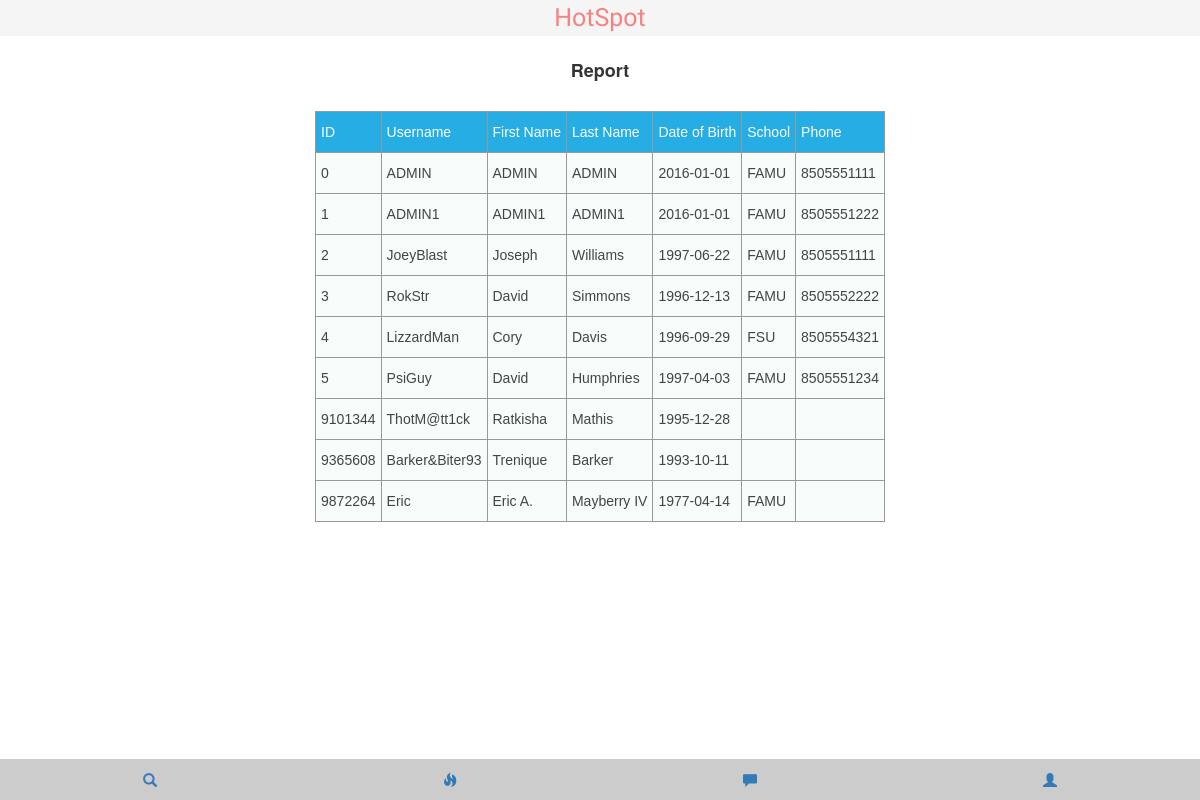
The page /admin_reportsall.php on the database its author committed.
### tables this page shows
CREATE TABLE `user` (
  `U_ID` int(7) NOT NULL,
  `U_ACCT_TYPE` char(1) NOT NULL,
  `U_USERNAME` char(255) NOT NULL,
  `U_F_NAME` char(255) NOT NULL,
  `U_L_NAME` char(255) NOT NULL,
  `U_DOB` date NOT NULL,
  `U_HOME_LAT_DEG` int(2) NOT NULL,
  `U_HOME_LAT_MIN` int(2) NOT NULL,
  `U_HOME_LAT_SEC` int(2) NOT NULL,
  `U_HOME_LONG_DEG` int(2) NOT NULL,
  `U_HOME_LONG_MIN` int(2) NOT NULL,
  `U_HOME_LONG_SEC` int(2) NOT NULL,
  `U_SCHOOL` char(255) DEFAULT NULL,
  `U_PHONE` bigint(20) DEFAULT NULL,
  `U_IMAGE` blob
);

### admin_reportsall.php (the view, shortened to what this page needs)
<?php
  include("connection.php");
		$result = mysqli_query($conn, "select * from USER" );
    include("header.php");
      echo "
      <html>
      <body>
      <head>
      <meta charset='utf-8'>
      <link rel='stylesheet' type='text/css' href='css/template.css'>
      <link rel='stylesheet' type='text/css' href='css/bootstrap-theme.min.css'>
      <meta http-equiv='X-UA-Compatible' content='IE=edge,chrome=1'>
      <meta name='viewport' content='width=device-width, initial-scale=1'>
      <script type='text/javascript' src='//cdn.jsdelivr.net/bootstrap.daterangepicker/2/daterangepicker.js'></script>
      <link rel='stylesheet' type='text/css' href='//cdn.jsdelivr.net/bootstrap.daterangepicker/2/daterangepicker.css' />
      <title>Report</title>
      </head>
      <br>
      <br>
      <br>
      <h4 align='center'><b>Report</b></h4>
      <br>
      <style type='text/css'>
     .tg  {border-collapse:collapse;border-spacing:0;border-color:#999;}
     .tg td{font-family:Arial, sans-serif;font-size:14px;padding:10px 5px;border-style:solid;border-width:1px;overflow:hidden;word-break:normal;border-color:#999;color:#444;background-color:#F7FDFA;}
     .tg th{font-family:Arial, sans-serif;font-size:14px;font-weight:normal;padding:10px 5px;border-style:solid;border-width:1px;overflow:hidden;word-break:normal;border-color:#999;color:#fff;background-color:#26ADE4;}
     .tg .tg-1oey{font-family:Impact, Charcoal, sans-serif !important;;background-color:#ffffff;color:#3531ff;vertical-align:top}
     .tg .tg-yw4l{vertical-align:top}
     .tg .tg-3we0{background-color:#ffffff;vertical-align:top}
     </style>
      <table class='tg' id= results align='center'>
      <tr>
      <th>ID</th>
      <th>Username</th>
      <th>First Name</th>
      <th>Last Name</th>
      <th>Date of Birth</th>
      <th>School</th>
      <th>Phone</th>
      </tr>";
    while ($row = mysqli_fetch_object($result)) {
       echo "<tr>";
       echo "<td contenteditable='true'>" . $row->U_ID . "</td>";
       echo "<td contenteditable='true'>" . $row->U_USERNAME . "</td>";
       echo "<td contenteditable='true'>" . $row->U_F_NAME . "</td>";
       echo "<td contenteditable='true'>" . $row->U_L_NAME . "</td>";
       echo "<td contenteditable='true'>" . $row->U_DOB . "</td>";
       echo "<td contenteditable='true'>" . $row->U_SCHOOL . "</td>";
       echo "<td contenteditable='true'>" . $row->U_PHONE . "</td>";
       echo "</tr>";    }
       echo "</table>";
    include("nav.php");
?>

### admin_reportsall.php (style rules this page uses)
.tg { border-collapse:collapse;border-spacing:0;border-color:#999; }
.tg td { font-family:Arial, sans-serif;font-size:14px;padding:10px 5px;border-style:solid;border-width:1px;overflow:hidden;word-break:normal;border-color:#999;color:#444;background-color:#F7FDFA; }
.tg th { font-family:Arial, sans-serif;font-size:14px;font-weight:normal;padding:10px 5px;border-style:solid;border-width:1px;overflow:hidden;word-break:normal;border-color:#999;color:#fff;background-color:#26ADE4; }

### rows shown on the page
user: U_ID "0", U_USERNAME "ADMIN", U_F_NAME "ADMIN", U_L_NAME "ADMIN", U_DOB "2016-01-01", U_SCHOOL "FAMU", U_PHONE "8505551111"
user: U_ID "1", U_USERNAME "ADMIN1", U_F_NAME "ADMIN1", U_L_NAME "ADMIN1", U_DOB "2016-01-01", U_SCHOOL "FAMU", U_PHONE "8505551222"
user: U_ID "2", U_USERNAME "JoeyBlast", U_F_NAME "Joseph", U_L_NAME "Williams", U_DOB "1997-06-22", U_SCHOOL "FAMU", U_PHONE "8505551111"
user: U_ID "3", U_USERNAME "RokStr", U_F_NAME "David", U_L_NAME "Simmons", U_DOB "1996-12-13", U_SCHOOL "FAMU", U_PHONE "8505552222"
user: U_ID "4", U_USERNAME "LizzardMan", U_F_NAME "Cory", U_L_NAME "Davis", U_DOB "1996-09-29", U_SCHOOL "FSU", U_PHONE "8505554321"
user: U_ID "5", U_USERNAME "PsiGuy", U_F_NAME "David", U_L_NAME "Humphries", U_DOB "1997-04-03", U_SCHOOL "FAMU", U_PHONE "8505551234"
user: U_ID "9101344", U_USERNAME "ThotM@tt1ck", U_F_NAME "Ratkisha", U_L_NAME "Mathis", U_DOB "1995-12-28"
user: U_ID "9365608", U_USERNAME "Barker&Biter93", U_F_NAME "Trenique", U_L_NAME "Barker", U_DOB "1993-10-11"
user: U_ID "9872264", U_USERNAME "Eric", U_F_NAME "Eric A.", U_L_NAME "Mayberry IV", U_DOB "1977-04-14", U_SCHOOL "FAMU"
